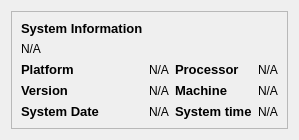
            <widget class="QWidget" name="system_information">
             <layout class="QVBoxLayout" name="verticalLayout_2">
              <item alignment="Qt::AlignTop">
               <widget class="QFrame" name="frame_2">
                <property name="frameShape">
                 <enum>QFrame::StyledPanel</enum>
                </property>
                <property name="frameShadow">
                 <enum>QFrame::Raised</enum>
                </property>
                <layout class="QGridLayout" name="gridLayout_6">
                 <item row="4" column="1">
                  <widget class="QLabel" name="system_date">
                   <property name="text">
                    <string>N/A</string>
                   </property>
                  </widget>
                 </item>
                 <item row="3" column="2">
                  <widget class="QLabel" name="label_50">
                   <property name="font">
                    <font>
                     <pointsize>10</pointsize>
                     <weight>75</weight>
                     <bold>true</bold>
                    </font>
                   </property>
                   <property name="text">
                    <string>Machine</string>
                   </property>
                  </widget>
                 </item>
                 <item row="2" column="1">
                  <widget class="QLabel" name="platform">
                   <property name="text">
                    <string>N/A</string>
                   </property>
                  </widget>
                 </item>
                 <item row="2" column="2">
                  <widget class="QLabel" name="label_48">
                   <property name="font">
                    <font>
                     <pointsize>10</pointsize>
                     <weight>75</weight>
                     <bold>true</bold>
                    </font>
                   </property>
                   <property name="text">
                    <string>Processor</string>
                   </property>
                  </widget>
                 </item>
                 <item row="0" column="0">
                  <widget class="QLabel" name="label_36">
                   <property name="font">
                    <font>
                     <pointsize>10</pointsize>
                     <weight>75</weight>
                     <bold>true</bold>
                    </font>
                   </property>
                   <property name="text">
                    <string>System Information</string>
                   </property>
                  </widget>
                 </item>
                 <item row="1" column="0">
                  <widget class="QLabel" name="systemy_information">
                   <property name="text">
                    <string>N/A</string>
                   </property>
                  </widget>
                 </item>
                 <item row="3" column="0">
                  <widget class="QLabel" name="label_39">
                   <property name="font">
                    <font>
                     <pointsize>10</pointsize>
                     <weight>75</weight>
                     <bold>true</bold>
                    </font>
                   </property>
                   <property name="text">
                    <string>Version</string>
                   </property>
                  </widget>
                 </item>
                 <item row="4" column="0">
                  <widget class="QLabel" name="label_40">
                   <property name="font">
                    <font>
                     <pointsize>10</pointsize>
                     <weight>75</weight>
                     <bold>true</bold>
                    </font>
                   </property>
                   <property name="text">
                    <string>System Date</string>
                   </property>
                  </widget>
                 </item>
                 <item row="2" column="0">
                  <widget class="QLabel" name="label_38">
                   <property name="font">
                    <font>
                     <pointsize>10</pointsize>
                     <weight>75</weight>
                     <bold>true</bold>
                    </font>
                   </property>
                   <property name="text">
                    <string>Platform</string>
                   </property>
                  </widget>
                 </item>
                 <item row="4" column="2">
                  <widget class="QLabel" name="label_49">
                   <property name="font">
                    <font>
                     <pointsize>10</pointsize>
                     <weight>75</weight>
                     <bold>true</bold>
                    </font>
                   </property>
                   <property name="text">
                    <string>System time</string>
                   </property>
                  </widget>
                 </item>
                 <item row="3" column="1">
                  <widget class="QLabel" name="version">
                   <property name="text">
                    <string>N/A</string>
                   </property>
                  </widget>
                 </item>
                 <item row="2" column="3">
                  <widget class="QLabel" name="processor">
                   <property name="text">
                    <string>N/A</string>
                   </property>
                  </widget>
                 </item>
                 <item row="3" column="3">
                  <widget class="QLabel" name="machine">
                   <property name="text">
                    <string>N/A</string>
                   </property>
                  </widget>
                 </item>
                 <item row="4" column="3">
                  <widget class="QLabel" name="system_time">
                   <property name="text">
                    <string>N/A</string>
                   </property>
                  </widget>
                 </item>
                </layout>
               </widget>
              </item>
             </layout>
            </widget>
